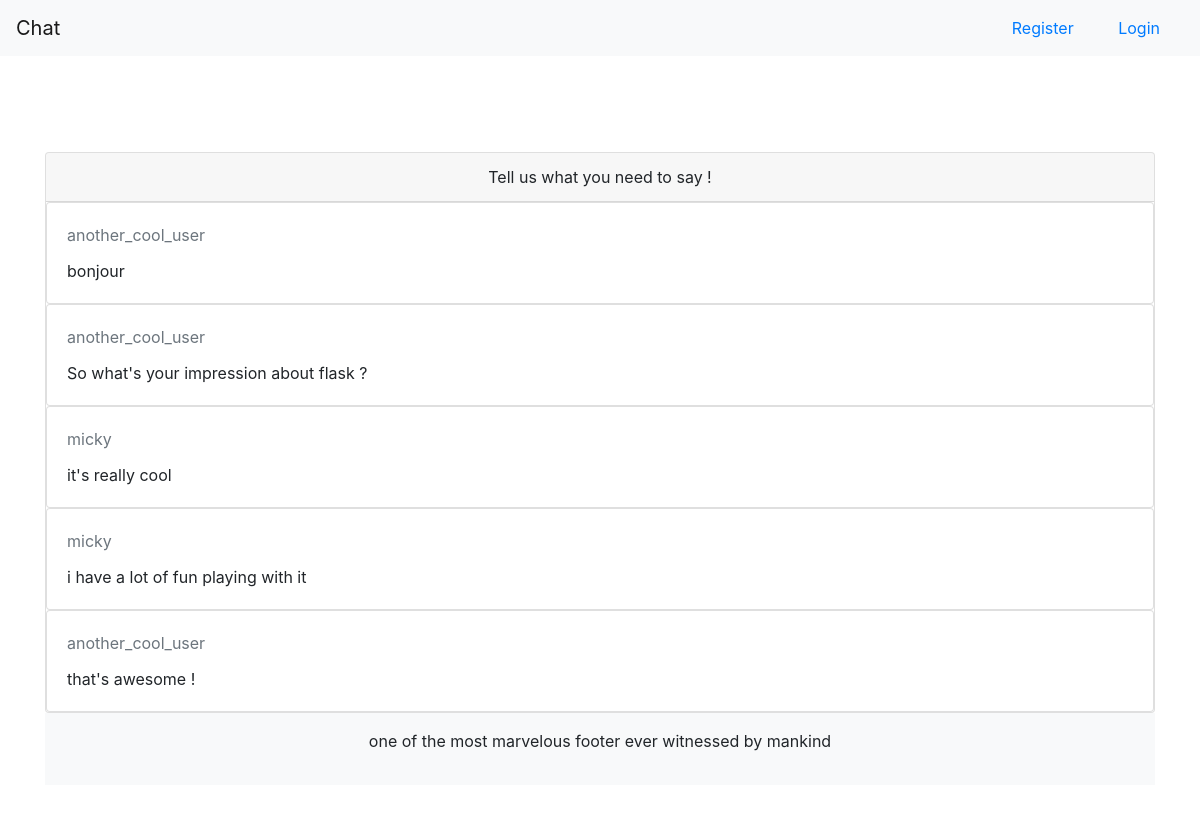
The page /home on the database its author committed.
### chat/models.py (models this page shows, shortened)
class Message(db.Model):
	id = db.Column(db.Integer, primary_key=True)
	text = db.Column(db.String(150), nullable=False)
	date_posted = db.Column(db.DateTime, nullable=False, default=datetime.utcnow)
	user_id = db.Column(db.Integer, db.ForeignKey('user.id'), nullable=False)

class User(UserMixin, db.Model):
	id = db.Column(db.Integer, primary_key=True)
	username = db.Column(db.String(50), unique=True, nullable=False)
	password = db.Column(db.String(60), nullable=False)
	messages = db.relationship('Message', backref='author', lazy=True)
	def __str__(self):
		return self.username

### chat/routes.py (the view)
@app.route("/")
@app.route("/home")
def index():
	messages = Message.query.all()
	form = AddForm()
	return render_template('index.html', title='Home', form=form, messages=messages)

### chat/templates/index.html (shortened to what this page needs)
{% extends 'layout.html' %}
{% block content %}
<div class="container my-5 py-5">
        <div class="card text-center">
            <div class="card-header">
            Tell us what you need to say !
            </div>
            {% for message in messages[-5:] %}
                <div class="card">
                    <div class="card-body text-left">
                        <p class="card-title text-muted">{{message.author}}</p>
                        <p class="card-text">{{message.text}}</p>
                    </div>
                </div>
            {% endfor %}
        </div>
{% endblock content %}

### chat/templates/layout.html (shortened to what this page needs)
<!DOCTYPE html>
<html lang="en">
<head>
<link rel="stylesheet" href="https://stackpath.bootstrapcdn.com/bootstrap/4.4.1/css/bootstrap.min.css"
integrity="sha384-Vkoo8x4CGsO3+Hhxv8T/Q5PaXtkKtu6ug5TOeNV6gBiFeWPGFN9MuhOf23Q9Ifjh">
</head>
<body>
<nav class="navbar navbar-light bg-light">
  <a class="navbar-brand" href="{{ url_for('index') }}">Chat</a>
  <div class="text-right">
    {% if current_user.is_authenticated   %}
      <ul class="nav navbar navbar-left d-flex d-inline-flex ">
          <li class="nav-item d-inline-flex  align-items-center mr-2"><a class="nav-link d-inline-flex" href="{{ url_for('logout') }}">Logout</a></li>
      </ul>
    {% else %}
      <ul class="nav navbar navbar-left d-flex d-inline-flex "></ul>
          <li class="nav-item d-inline-flex  align-items-center mr-2"><a class="nav-link d-inline-flex" href="{{ url_for('register') }}">Register</a></li>
          <li class="nav-item d-inline-flex  align-items-center mr-2"><a class="nav-link d-inline-flex" href="{{ url_for('login') }}">Login</a></li>
    {% endif %}
  </div>
</nav>
{% block content %} {% endblock %}
<footer class="page-footer font-small blue bg-light sticky-bottom">
  <div class="footer-copyright text-center py-3">
    <p>one of the most marvelous footer ever witnessed by mankind</p>
  </div>
</footer>
</body>
</html>

### rows shown on the page
Message: author "another_cool_user", text "bonjour"
Message: author "another_cool_user", text "So what's your impression about flask ?"
Message: author "micky", text "it's really cool"
Message: author "micky", text "i have a lot of fun playing with it"
Message: author "another_cool_user", text "that's awesome !"
